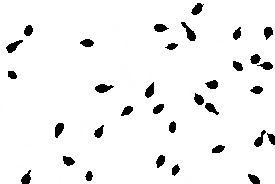
#> input picture pi/artigo/imgs/seccao_1_BW_nao_aglomeradas.jpg, 275 x 184 px, found by its file name
$ python grupo.py
#> lines starting #> are read from the running program, lines starting #| are printed output that depends on the picture; after the words box and inside, x2 and y2 are one past the last pixel; in counts of white or black regions, pixels touching at a corner belong together
### pi/artigo/mylib.py
import numpy as np
import cv2
from copy import copy
from typing import Final
from matplotlib import pyplot as plt

# ------------------------------------------------------------------------------------
# Constantes
# ------------------------------------------------------------------------------------
TAMANHO_MIN_CELULA: Final = 56
TAMANHO_MAXIMO_CELULA: Final = 120
INTENSIDADE_CELULA_MARCADA: Final = 180
INTENSIDADE_GRUPO: Final = 80

# ------------------------------------------------------------------------------------
# Marca em preto um retangulo em uma imagem com base nas coordenadas
# imgMarked = mylib.setQuadrado(img, 3, 3, 3)
# Lembrando que a matriz começa com (0,0), logo o quarto pixel deverá ser (3,3)
# ------------------------------------------------------------------------------------
# [25 lines left out: functions setBordaQuadrada, getIntensidadeMinMax, not called in this run]

# ------------------------------------------------------------------------------------------
# Contagem das celulas
# ------------------------------------------------------------------------------------------
marcados = []
celulas = []
grupos = []
def contarCelulas(imgBW):
    w, h = imgBW.shape
    for i in range (1, w-1):
        for j in range(1, h-1):
            if (imgBW[i,j] == 0):
                marcados.append([i,j])
                __setPixelBlank(imgBW, [i,j])
    agrupadas = __calcularCelulasAgrupadas(imgBW)
    qtd = celulas.__len__() + agrupadas
    return qtd, imgBW, celulas, grupos

def __setPixelBlank(imgBW, coor):
    item = []
    item.append(coor)
    w, h = imgBW.shape
    while (marcados.__len__() > 0):
        x = marcados[0][0]
        y = marcados[0][1]
        imgBW[x,y] = INTENSIDADE_CELULA_MARCADA
        del marcados[0]
        if ((x+2)<= w and (y+2) <= h):
            for i in range(x-1, x+2):
                for j in range(y-1, y+2):
                    if (imgBW[i,j] == 0):
                        imgBW[i,j] = INTENSIDADE_CELULA_MARCADA
                        item.append([i,j])
                        marcados.append([i,j])
    if (item.__len__() >= TAMANHO_MIN_CELULA and item.__len__() <= TAMANHO_MAXIMO_CELULA):
        celulas.append(item)
    if (item.__len__() > TAMANHO_MAXIMO_CELULA):
        grupos.append(item)

def __calcularCelulasAgrupadas(imgBW):
    qtd = 0
    for grupo in grupos:
        qtd += int(grupo.__len__()/TAMANHO_MIN_CELULA)
        for coordenada in grupo:
            imgBW[coordenada[0], coordenada[1]] = INTENSIDADE_GRUPO
    return qtd

# ------------------------------------------------------------------------------------------
# Converte imagem para binario
# ------------------------------------------------------------------------------------------
def converterBinario(imgGray, T):
    imgBW = copy(imgGray)
    width, height = imgBW.shape
    for i in range(0, width):
        for j in range(0, height):
            if (imgGray[i,j] <= T):
                imgBW[i,j] = 0
            else:
                imgBW[i,j] = 255
    return imgBW

### pi/artigo/grupo.py
import os
import cv2
import mylib
from copy import copy
from matplotlib import pyplot as plt
import numpy as np

# Limpar console
os.system('cls' if os.name == 'nt' else 'clear')

# ------------------------------------------------------------------------------------------
# Abrir imagem original
# ------------------------------------------------------------------------------------------
path = '/home/alexandre/projetos/mestrado-unifesp/pi/artigo/imgs/seccao_1_BW_nao_aglomeradas.jpg'
img = cv2.imread(path, cv2.IMREAD_GRAYSCALE)
#> img is the input picture: shape (184, 275); min 0, max 255, mean 241.4
img = mylib.converterBinario(img, 128)
#> after the loop in converterBinario, `for i in range(0, width):`: imgBW: shape (184, 275); 94.8% white; 33 black regions, largest, box (x1, y1, x2, y2) and area: (181, 22, 196, 41) 120, (95, 84, 114, 93) 110, (6, 40, 23, 53) 105

qtd, img, celulas, grupos = mylib.contarCelulas(img)
#> after the loop in contarCelulas, `for i in range (1, w-1):`:
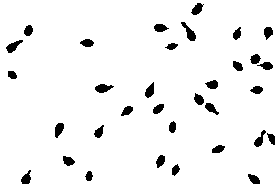
#> imgBW: shape (184, 275); values 180 (black) and 255 (white), 94.8% white; 33 black regions, largest, box (x1, y1, x2, y2) and area: (181, 22, 196, 41) 120, (95, 84, 114, 93) 110, (6, 40, 23, 53) 105
#> after the loop in contarCelulas, `for i in range (1, w-1):`: marcados = []
#> in contarCelulas, `agrupadas = __calcularCelulasAgrupadas(imgBW)`: agrupadas = 0
#> in contarCelulas, `qtd = celulas.__len__() + agrupadas`: qtd = 33
#> qtd = 33; celulas = 33 items; grupos = []

# ------------------------------------------------------------------------------------------
# Análise numérica das células e grupo
# Definição de tamanho para uso na contagem de células
# ------------------------------------------------------------------------------------------
arrayCelulas = []
for c in celulas:
    arrayCelulas.append(c.__len__())
#> this loop made 33 passes
#> after the loop, arrayCelulas = 33 values, max 120 at index 1, min 56 at index 31, mean 80.15

arrayCelulas = sorted(arrayCelulas)
#> arrayCelulas = 33 values from 56 to 120
print('Quantidade de Celulas Únicas:', celulas.__len__())
#| Quantidade de Celulas Únicas: 33
print('Tamanho das Células Únicas:', arrayCelulas)
#| Tamanho das Células Únicas: [56, 57, 59, 60, 61, 66, 70, 73, 73, 75, 75, 76, 77, 77, 77, 78, 80, 81, 81, 81, 82, 83, 83, 85, 86, 88, 90, 92, 92, 96, 105, 110, 120]
print('Quantidade de Grupo:', grupos.__len__())
#| Quantidade de Grupo: 0
print('Numero de celulas encontradas:', qtd)
#| Numero de celulas encontradas: 33

# Criar o histograma
plt.hist(arrayCelulas, bins=30, color='blue', alpha=0.7)
plt.title('Histograma Células Únicas')
plt.xlabel('Pixels')
plt.ylabel('Ocorrências')
plt.show()
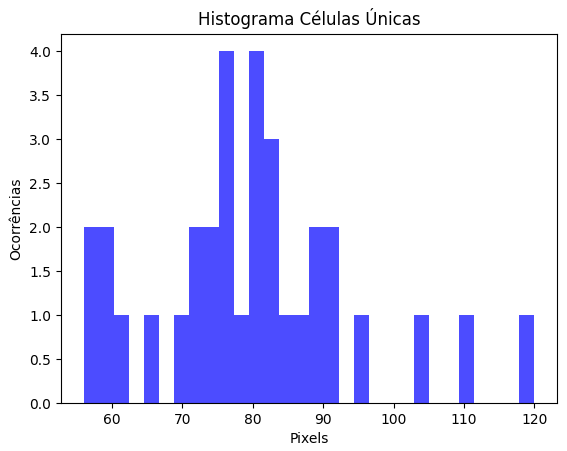
#> figure drawn by matplotlib, 1 panel
exit()
#> (the program exits here)
